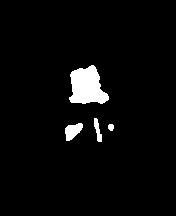
#> input picture dataset_test/noise_removal_test/001137.jpg, 176 x 216 px; its folder holds 4 pictures in this run
$ python evaluation.py
#> lines starting #> are read from the running program, lines starting #| are printed output that depends on the picture

# calculate the center of the oval for each image

from email.mime import image
from turtle import right
import cv2
import glob
import numpy as np
import math
import matplotlib.pyplot as plt
import pickle


def find_center(opening, i):

    imgray = cv2.cvtColor(opening, cv2.COLOR_BGR2GRAY)
    ret, thresh = cv2.threshold(imgray, 127, 255, 0)
    contours, hierarchy = cv2.findContours(thresh, cv2.RETR_TREE, cv2.CHAIN_APPROX_SIMPLE)
    # contours, hierarchy = cv2.findContours(opening, cv2.RETR_TREE,   cv2.CHAIN_APPROX_SIMPLE)

    areas = []

    centersX = []
    centersY = []

    for cnt in contours:

        areas.append(cv2.contourArea(cnt))

        M = cv2.moments(cnt)
        if(M["m00"] == 0):
            print(i)
        centersX.append(int(M["m10"] / M["m00"]))
        centersY.append(int(M["m01"] / M["m00"]))


    full_areas = np.sum(areas)

    acc_X = 0
    acc_Y = 0

    for i in range(len(areas)):

        acc_X += centersX[i] * (areas[i]/full_areas)
        acc_Y += centersY[i] * (areas[i]/full_areas)


    center_coordinates = (int(acc_X), int(acc_Y))

    axesLength = (40, 70)

    return center_coordinates, axesLength

def get_labels(filename):
    file = open(filename, 'r')
    lines = file.readlines()
    labels = []
    for l in range(2, len(lines)):
        temp = lines[l].split()
        temp.pop(0) # remove the first element of list
        res = [eval(i) for i in temp] # convert str to int
        labels.append(res)

    return labels

def checkpoint( center, axes_length, x, y):
    h, k = center
    a, b = axes_length
    # center = (h, k), axes_length = (a, b), point = (x, y)
    # checking the equation of
    # ellipse with the given point
    p = ((math.pow((x - h), 2) // math.pow(a, 2)) +
         (math.pow((y - k), 2) // math.pow(b, 2)))

    return p

def compare(center, length, label):
    # lefteye_x lefteye_y righteye_x righteye_y nose_x nose_y leftmouth_x leftmouth_y rightmouth_x rightmouth_y
    left_eye = checkpoint(center, length, label[0], label[1])
    right_eye = checkpoint(center, length, label[2], label[3])
    nose = checkpoint(center, length, label[4], label[5])
    left_mouth = checkpoint(center, length, label[6], label[7])
    right_mouth = checkpoint(center, length, label[8], label[9])

    res = 5*[0]

    if left_eye < 1:
        res[0] = 1
    if right_eye < 1:
        res[1] = 1
    if nose < 1:
        res[2] = 1
    if left_mouth < 1:
        res[3] = 1
    if right_mouth < 1:
        res[4] = 1

    return res


images = [cv2.imread(file) for file in glob.glob('./dataset_test/noise_removal_test/*.jpg')]
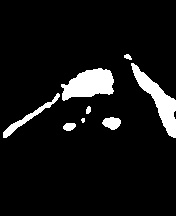
#> input picture dataset_test/noise_removal_test/001141.jpg, 176 x 216 px
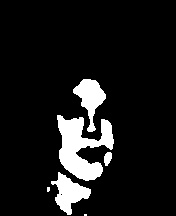
#> input picture dataset_test/noise_removal_test/001159.jpg, 176 x 216 px
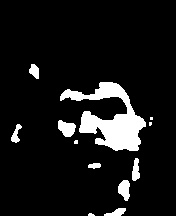
#> input picture dataset_test/noise_removal_test/001162.jpg, 176 x 216 px
#> images = 4 items
labels = get_labels('./dataset_test/list_landmarks_align_celeba_test.txt')
#> (reads dataset_test/list_landmarks_align_celeba_test.txt from the repository)


left_eye = []
right_eye = []
nose = []
right_mouth = []
left_mouth = []
mouth = []

for i in range(len(images)):
    img_info = find_center(images[i], i)
    cmp = compare(img_info[0], img_info[1], labels[i])

    left_eye.append(cmp[0])
    right_eye.append(cmp[1])
    nose.append(cmp[2])
    right_mouth.append(cmp[3])
    left_mouth.append(cmp[4])

    if cmp[3] == 1 and cmp[4] == 1:
        mouth.append(1)
    else:
        mouth.append(0)
#> this loop made 4 passes
#> (full_areas in find_center, img_info) on passes 1 to 4: (1296.5, ((85, 95), (40, 70))), (2633, ((108, 96), (40, 70))), (3405, ((79, 146), (40, 70))), (3063.5, ((104, 127), (40, 70)))
#> after the loop, left_eye = [1, 1, 1, 1]; left_mouth = [1, 1, 1, 1]; mouth = [1, 1, 1, 1]; nose = [1, 1, 1, 1]; right_eye = [1, 1, 1, 1]; right_mouth = [1, 1, 1, 1]


# [26 lines of commented-out code are left out]

#> (the run stopped early here; a loop or call above may not have finished)
